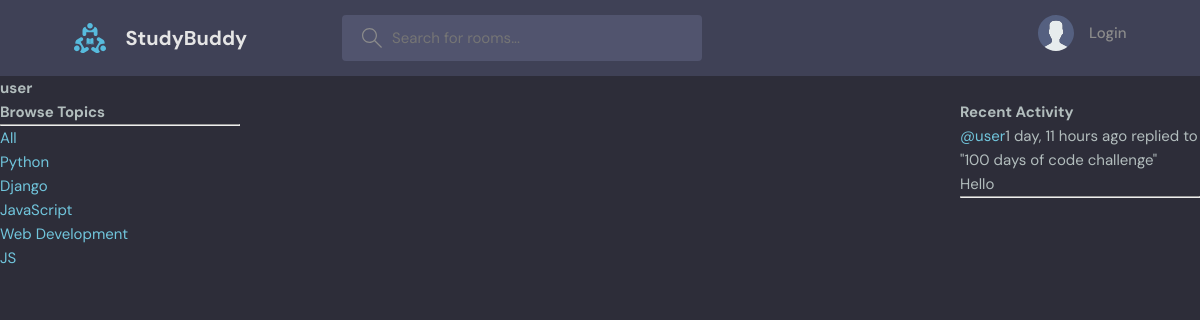
/user/3/, run on the app's committed database.
### base/models.py (models this page shows, shortened)
class Topic(models.Model):
    name = models.CharField(max_length=200)

class Message(models.Model):
    user = models.ForeignKey(User, on_delete=models.CASCADE)
    room = models.ForeignKey(Room, on_delete=models.CASCADE)
    body = models.TextField()
    updated = models.DateTimeField(auto_now=True)
    created = models.DateTimeField(auto_now_add=True)
    class Meta:
        ordering = ['-updated', '-created']
    def __str__(self):
        return self.body[0:50]

class Room(models.Model):
    host = models.ForeignKey(User, on_delete=models.SET_NULL, null=True)
    topic = models.ForeignKey(Topic, on_delete=models.SET_NULL, null=True)
    name = models.CharField(max_length=200)
    description = models.TextField(null=True, blank= True)
    participants = models.ManyToManyField(User, related_name='participants')
    updated = models.DateTimeField(auto_now=True)
    created = models.DateField(auto_now_add=True)
    class Meta:
        ordering = ['-updated', '-created']
    def __str__(self):
        return self.name

### base/views.py (the view)
# urls.py: path('user/<str:pk>/', views.userProfile, name='user-profile'),
def userProfile(request, pk):
    user = User.objects.get(id=pk)
    rooms = user.room_set.all()
    room_messages = user.message_set.all()
    topics = Topic.objects.all()
    context = {'user': user, 'rooms': rooms, 'room_messages': room_messages, 'topics': topics}
    return render(request, 'base/profile.html', context)

### base/templates/base/profile.html (shortened to what this page needs)
{% extends "main.html" %}
{% block content %}
<h1>{{user.username}}</h1>
<div class='profile-container'>
  <div>
    {% include "base/topics_component.html" %}
  </div>
  <div>
  </div>
  <div>
    {% include "base/activity_component.html" %}
  </div>
</div>
{% endblock content %}

### base/templates/base/topics_component.html
<h3>Browse Topics</h3>
<hr />
<a href="{% url 'home' %}">All</a>
{% for topic in topics %}
<div>
  <a href="{% url 'home' %}?q={{topic.name}}">{{topic.name}}</a>
</div>
{% endfor %}

### base/templates/base/activity_component.html (shortened to what this page needs)
  <h3>Recent Activity</h3>
  {% for message in room_messages %}
  <div>
    <small><a href="{% url "user-profile" message.user.id %}">@{{message.user}}</a>{{message.created|timesince}} ago</small>
    <small>replied to "{{message.room}}" </small>
    <p>{{message}}</p>
    <hr>
  </div>
  {% endfor %}

### static/styles/style.css (style rules this page uses)
:root { --color-main: #71c6dd; --color-main-light: #e1f6fb; --color-dark: #3f4156; --color-dark-medium: #51546e; --color-dark-light: #696d97; --color-light: #e5e5e5; --color-gray: #8b8b8b; --color-light-gray: #b2bdbd; --color-bg: #2d2d39; --color-success: #5dd693; --color-error: #fc4b0b; }
* { font-family: "DM Sans", -apple-system, BlinkMacSystemFont, "Segoe UI", Roboto, Oxygen, Ubuntu, Cantarell, "Open Sans", "Helvetica Neue", sans-serif; margin: 0; padding: 0; box-sizing: border-box; text-rendering: optimizeLegibility; font-size: inherit; }
html { font-size: 56.25%; }
@media only screen and (min-width: 1200px) { html { font-size: 62.5%; } }
body { line-height: 1.6; font-weight: 400; font-size: 1.5rem; color: var(--color-light-gray); background-color: var(--color-bg); min-height: 100vh; }
a { display: inline-block; color: var(--color-main); text-decoration: none; }

### base/templates/base/profile.html (style rules this page uses)
.profile-container { display: grid; grid-template-columns: 1fr 3fr 1fr; }

### data on the page
Topic: name "Python"
Topic: name "Django"
Topic: name "JavaScript"
Topic: name "Web Development"
Topic: name "JS"
Message: user "user", created "1 day, 11 hours", room "100 days of code challenge", body "Hello"

### other printed values
{{ user.username }} "user"
